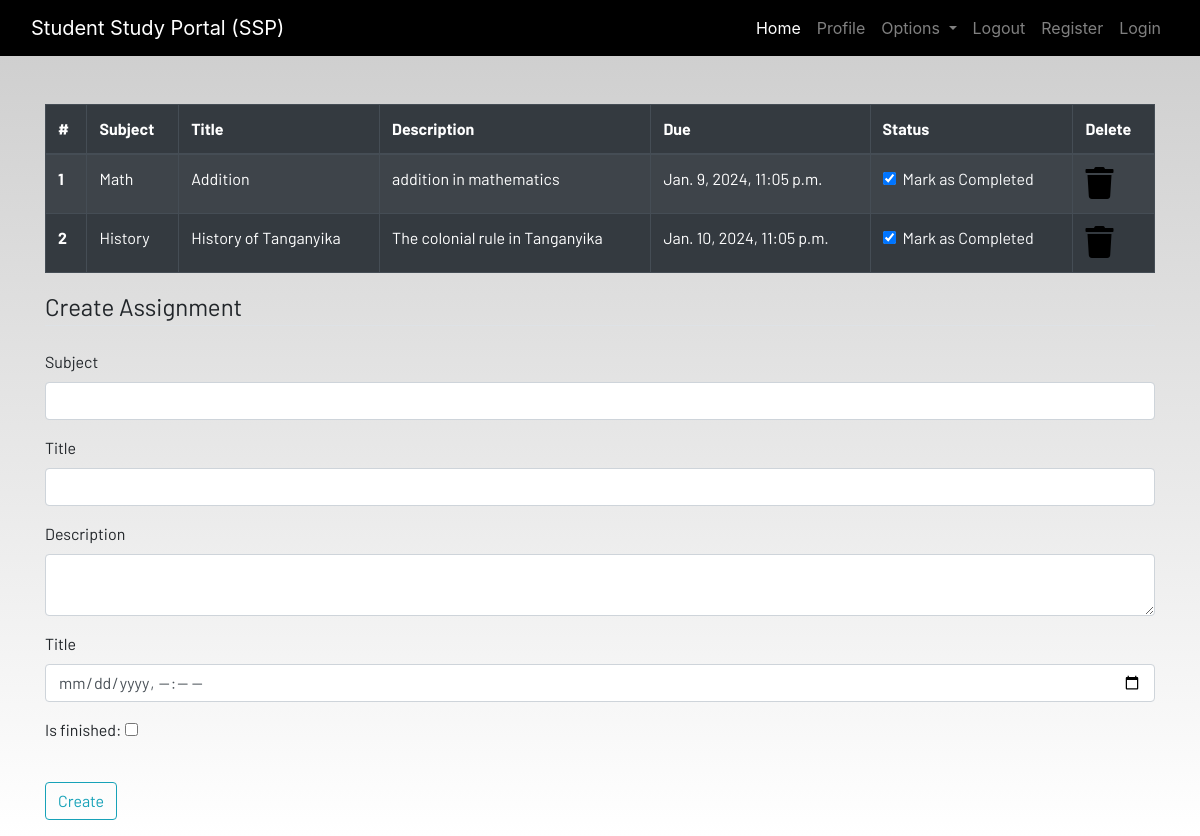
Page /homework/ (signed in) on the earlier database version.
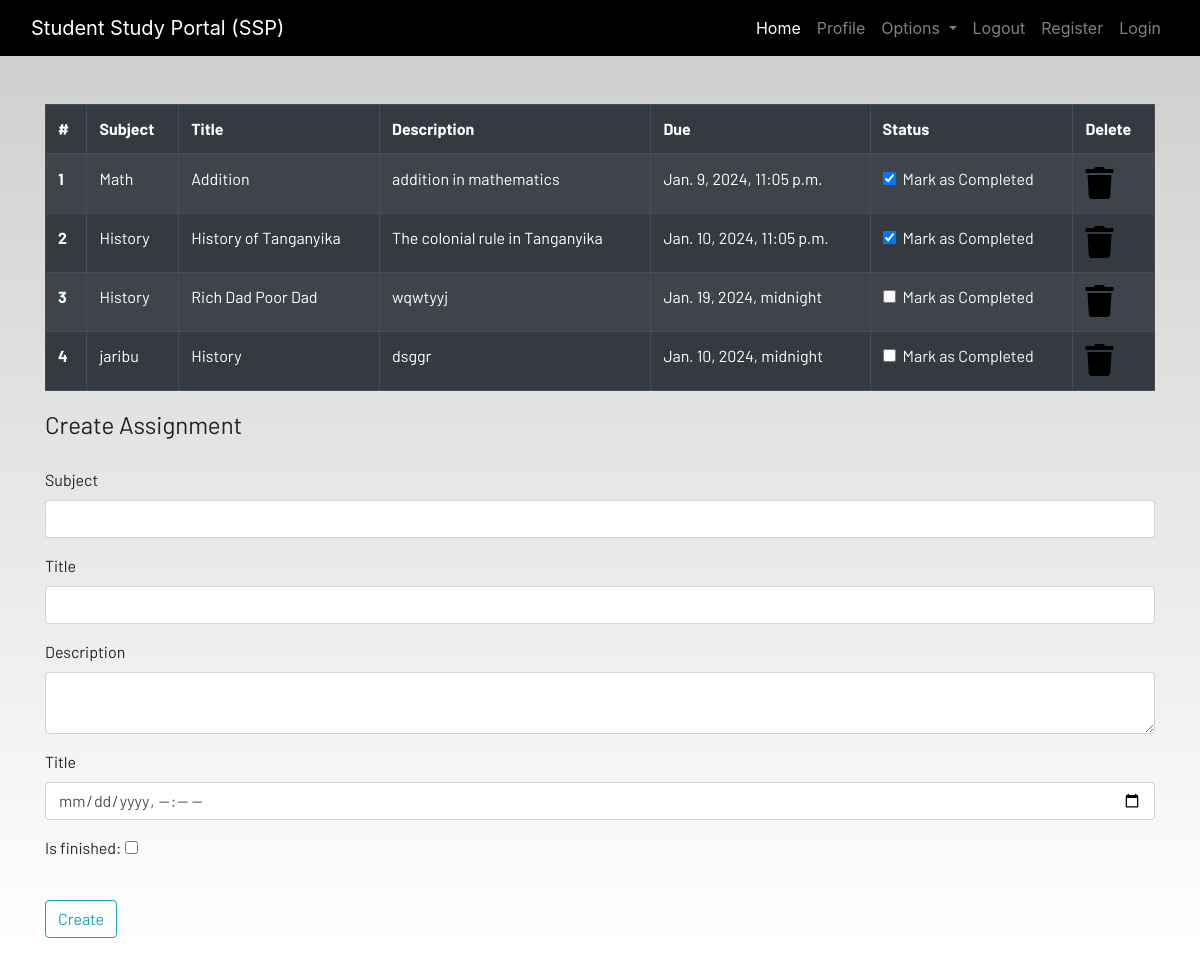
Same page on the later database version.
### dashboard/models.py (models this page shows, shortened)
class Homework(models.Model):
    user = models.ForeignKey(User, on_delete=models.CASCADE)
    subject = models.CharField(max_length=50)
    title = models.CharField(max_length=50)
    description = models.TextField(max_length=100)
    due = models.DateTimeField()
    is_finished = models.BooleanField(default=False)

### dashboard/views.py (the view)
# urls.py: path('homework/', views.homework, name="homework"),
def homework(request):
    homework = Homework.objects.filter(user=request.user)
    if len(homework) == 0:
        homework_done = True
    else:
         homework_done = False
    context = {'homeworks':homework, 'homeworks_done':homework_done,}
    return render(request, 'dashboard/homework.html', context)

### dashboard/templates/dashboard/homework.html (shortened to what this page needs)
{% extends 'dashboard/base.html' %}
{% load static %}
{% block content %}
<div class="container">
    {% if not homework_done  %}
    <table class="table table-striped table-bordered table-hover table-dark">
        <thead>
            <tr>
                <th scope="col">#</th>
                <th scope="col">Subject</th>
                <th scope="col">Title</th>
                <th scope="col">Description</th>
                <th scope="col">Due</th>
                <th scope="col">Status</th>
                <th scope="col">Delete</th>
            </tr>
        </thead>
        <tbody>
            {% for homework in homeworks %}
            <tr>
                <th scope="row">{{forloop.counter}}</th>
                <td>{{homework.subject}}</td>
                <td>{{homework.title}}</td>
                <td>{{homework.description}}</td>
                <td>{{homework.due}}</td>
                <td>
                    <a href="#">
                        <div class="form-check">
                            {% if homework.is_finished == True  %}
                            <input class="form-check-input" type="checkbox" value="" checked>
                            {% else %}
                            <input class="form-check-input" type="checkbox" value="">
                            {% endif %}
                            <label class="form-check-label text-light" for="flexCheckDefault">
                                Mark as Completed
                            </label>
                        </div>
                    </a>
                </td>
                <td><a href="{% url 'delete_homework' homework.id %}"><i class="fa fa-trash fa-2x"></i></a></td>
            </tr>
{% endfor %}
        </tbody>
    </table>
    {% else %}
    <h4>All homeworks are completed!! Create to have more!!</h4>
    {% endif %}
</div>
<div class=" container">
    <form method="POST" action="/homework/add" >
        <fieldset class="form-group">
            <legend class="border-bottom mb-4">Create Assignment</legend>
            <div class="form-group">
                <label for="subject">Subject</label>
                <input type="text" class="form-control" name="subject" >
              </div>
              <div class="form-group">
                <label for="title">Title</label>
                <input type="text" class="form-control" name="title"  >
              </div>
              <div class="form-group">
                <label for="description">Description</label>
                <textarea type="text" class="form-control" name="description"></textarea>
              </div>
              <div class="form-group">
                <label for="due">Title</label>
                <input type="datetime-local" class="form-control" name="due" >
              </div>
              <div class="form-group">
                <label for="finish">Is finished:</label>
                <input type="checkbox" name="is_finish" >
              </div>
        </fieldset>
        <div class="form-group">
            <button href="" class="btn btn-outline-info" type="submit">
                Create
            </button>
        </div>
    </form>
</div>
{% endblock content %}

Differences in the rows shown:
added Homework: subject "History", title "Rich Dad Poor Dad", description "wqwtyyj", due "Jan. 19, 2024, midnight"
added Homework: subject "jaribu", title "History", description "dsggr", due "Jan. 10, 2024, midnight"
